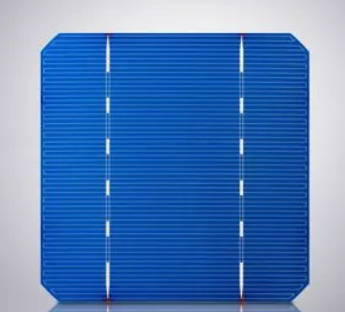
#> input picture PyProjects/cvpy/毕设2.0/img_14.png, 345 x 312 px
$ python a.py
#> lines starting #> are read from the running program, lines starting #| are printed output that depends on the picture; after the words box and inside, x2 and y2 are one past the last pixel; in counts of white or black regions, pixels touching at a corner belong together
import cv2
import numpy as np
import re
# 提取感兴趣区域
# [52 lines left out: functions findROI, dealImage, resizeImage, not called in this run]

if __name__ == '__main__':
    imgName = r"img_14.png"
    a = re.split(r'/', imgName)
    img0 = cv2.imread(imgName)
#> img0 is the input picture: shape (312, 345, 3); mean B, G, R 184.3, 125.3, 81.1
    cv2.imshow("读取原图像",img0)
    gray = cv2.cvtColor(img0, cv2.COLOR_BGR2GRAY)
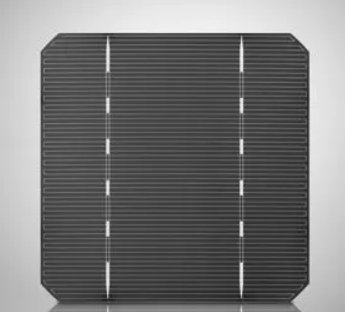
#> gray: shape (312, 345); min 26, max 246, mean 118.8
    cv2.imshow("读取灰度图像", gray)
    ret, binary = cv2.threshold(gray, 160, 255, cv2.THRESH_BINARY_INV)
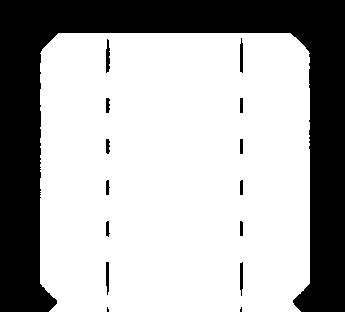
#> binary: shape (312, 345); 68.3% white; 15 black regions (2 under 20 px)
    cv2.imshow("读取二值图像", binary)
    # 查找绘制图像轮廓
    # contours, hierarchy = cv2.findContours(binary, cv2.RETR_LIST, cv2.CHAIN_APPROX_SIMPLE)
    contours, hierarchy = cv2.findContours(binary, cv2.RETR_EXTERNAL, cv2.CHAIN_APPROX_SIMPLE)
#> contours = 1 contour; box (x1, y1, x2, y2) and area: (40, 33, 310, 312) 73724
    cv2.imshow("提取轮廓", contours)


    cv2.waitKey(0)

$ run again, with PyProjects/cvpy/毕设2.0/img_1.png copied over PyProjects/cvpy/毕设2.0/img_14.png
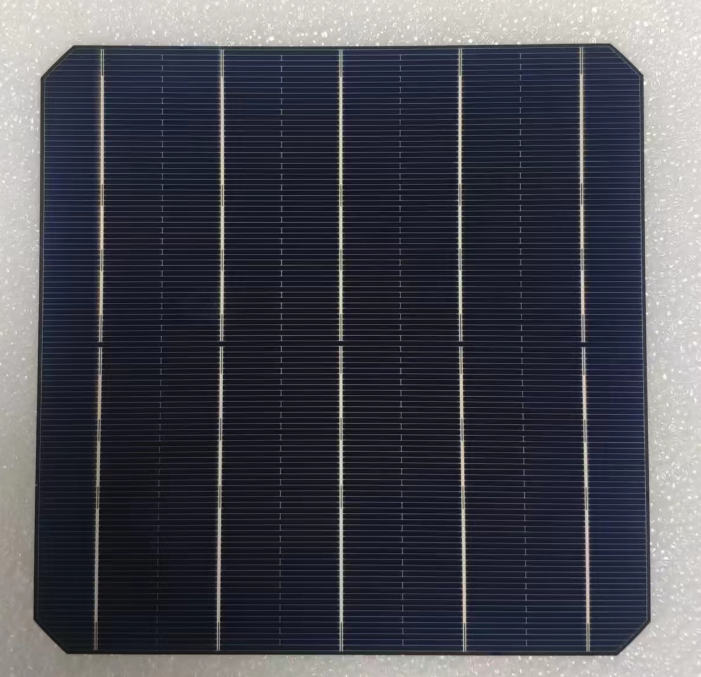
#> input picture PyProjects/cvpy/毕设2.0/img_1.png, 701 x 677 px
#> img0 is the input picture: shape (677, 701, 3); mean B, G, R 82.1, 73.5, 72.6
#> `gray = cv2.cvtColor(img0, cv2.COLOR_BGR2GRAY)`:
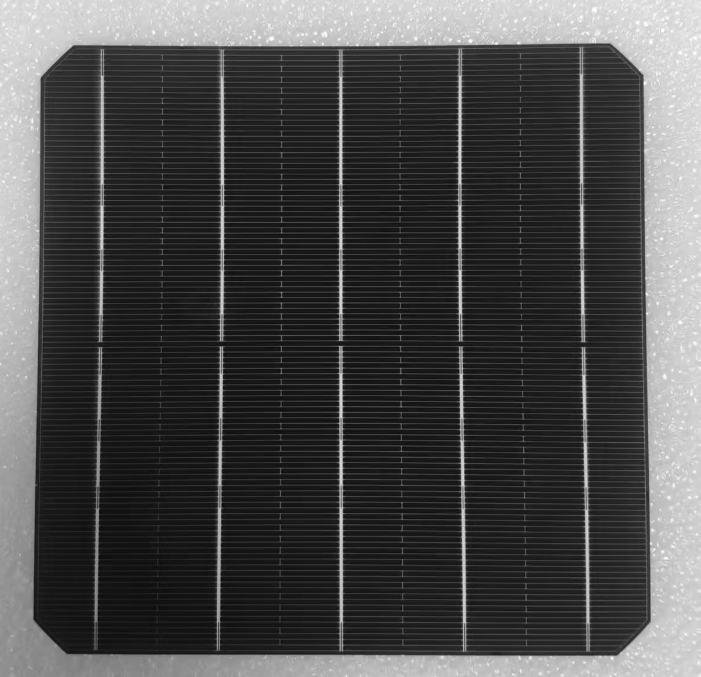
#> gray: shape (677, 701); min 5, max 255, mean 74.2
#> `ret, binary = cv2.threshold(gray, 160, 255, cv2.THRESH_BINARY_INV)`:
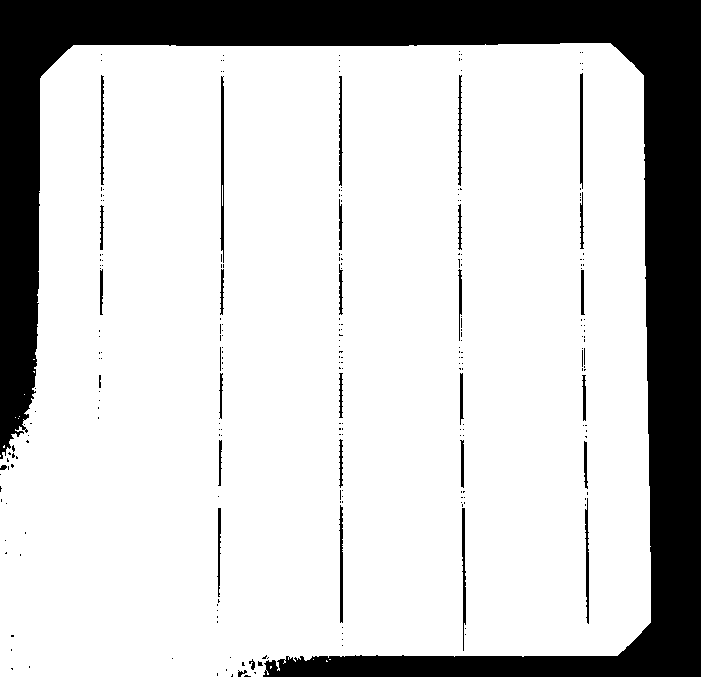
#> binary: shape (677, 701); 79.9% white; 249 black regions (217 under 20 px)
#> contours = 13 contours, 12 with area under 20; largest, box (x1, y1, x2, y2) and area: (0, 43, 651, 677) 383451

$ run again, with PyProjects/cvpy/毕设2.0/img_11.png copied over PyProjects/cvpy/毕设2.0/img_14.png
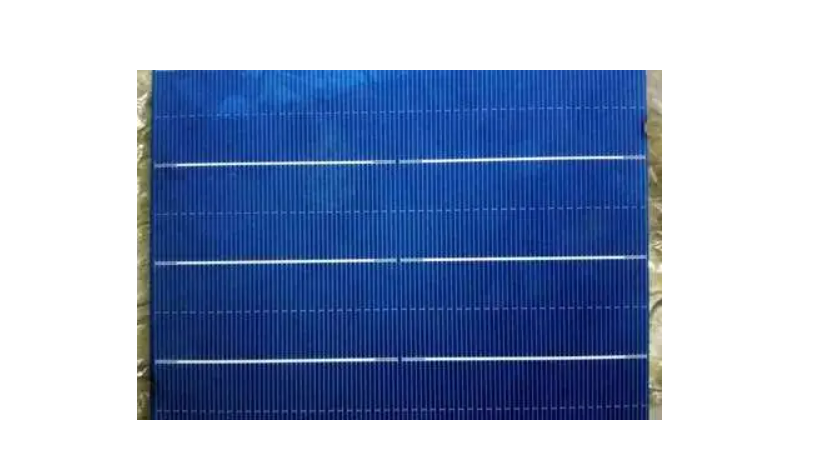
#> input picture PyProjects/cvpy/毕设2.0/img_11.png, 833 x 464 px
#> img0 is the input picture: shape (464, 833, 3); mean B, G, R 197.9, 166.3, 150
#> `gray = cv2.cvtColor(img0, cv2.COLOR_BGR2GRAY)`:
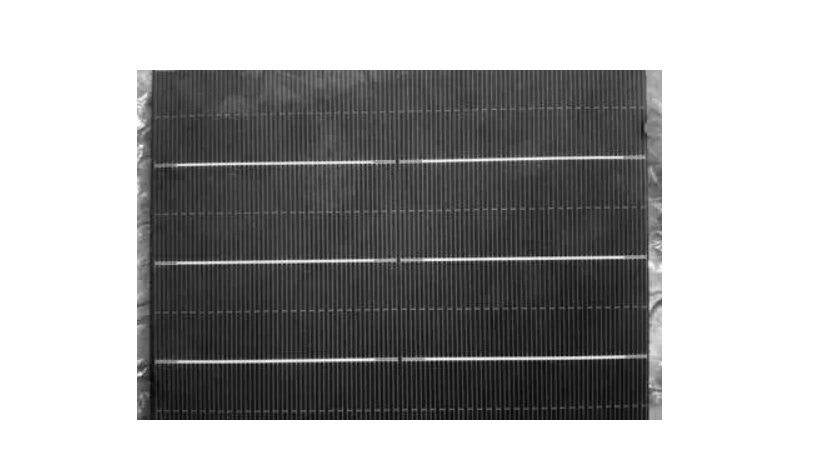
#> gray: shape (464, 833); min 0, max 255, mean 165
#> `ret, binary = cv2.threshold(gray, 160, 255, cv2.THRESH_BINARY_INV)`:
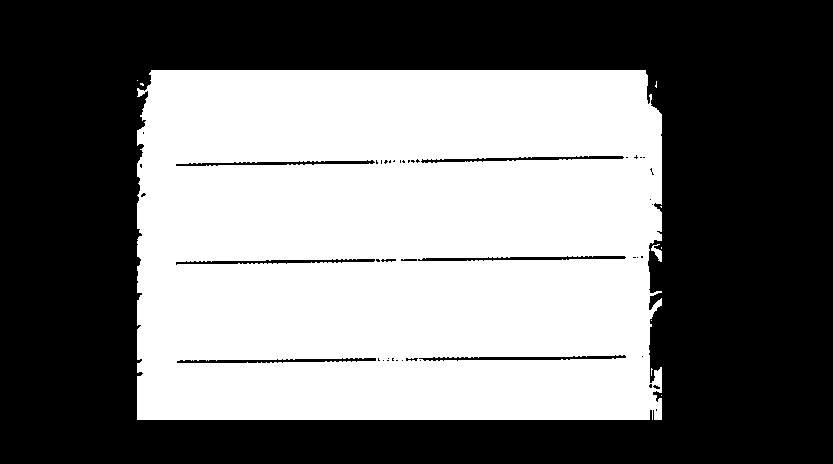
#> binary: shape (464, 833); 45.9% white; 10 white regions (8 under 20 px)
#> contours = 10 contours, 8 with area under 20; largest, box (x1, y1, x2, y2) and area: (137, 70, 662, 420) 179838, (651, 244, 662, 262) 66
